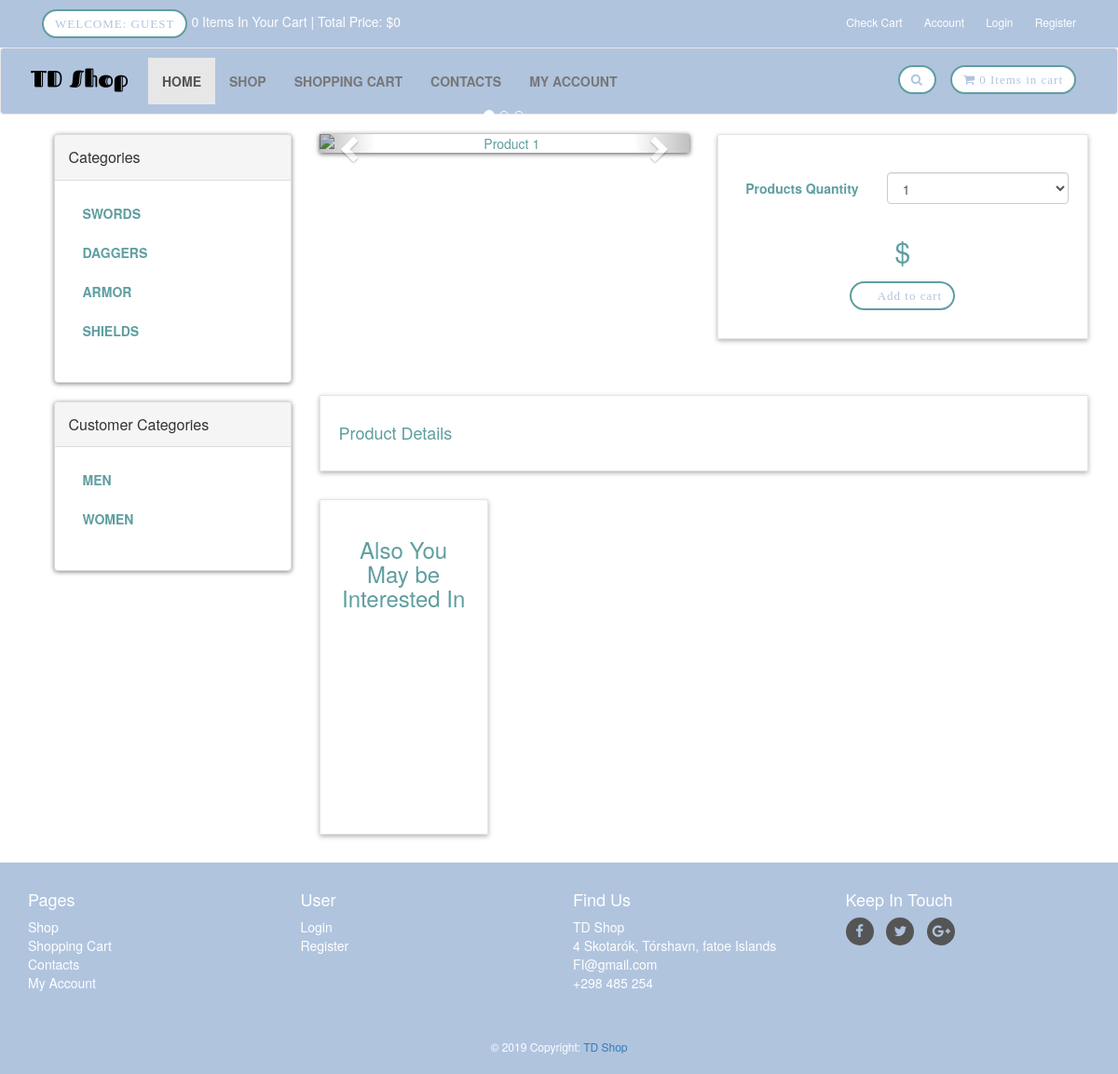
The page /details.php on the database as committed earlier.
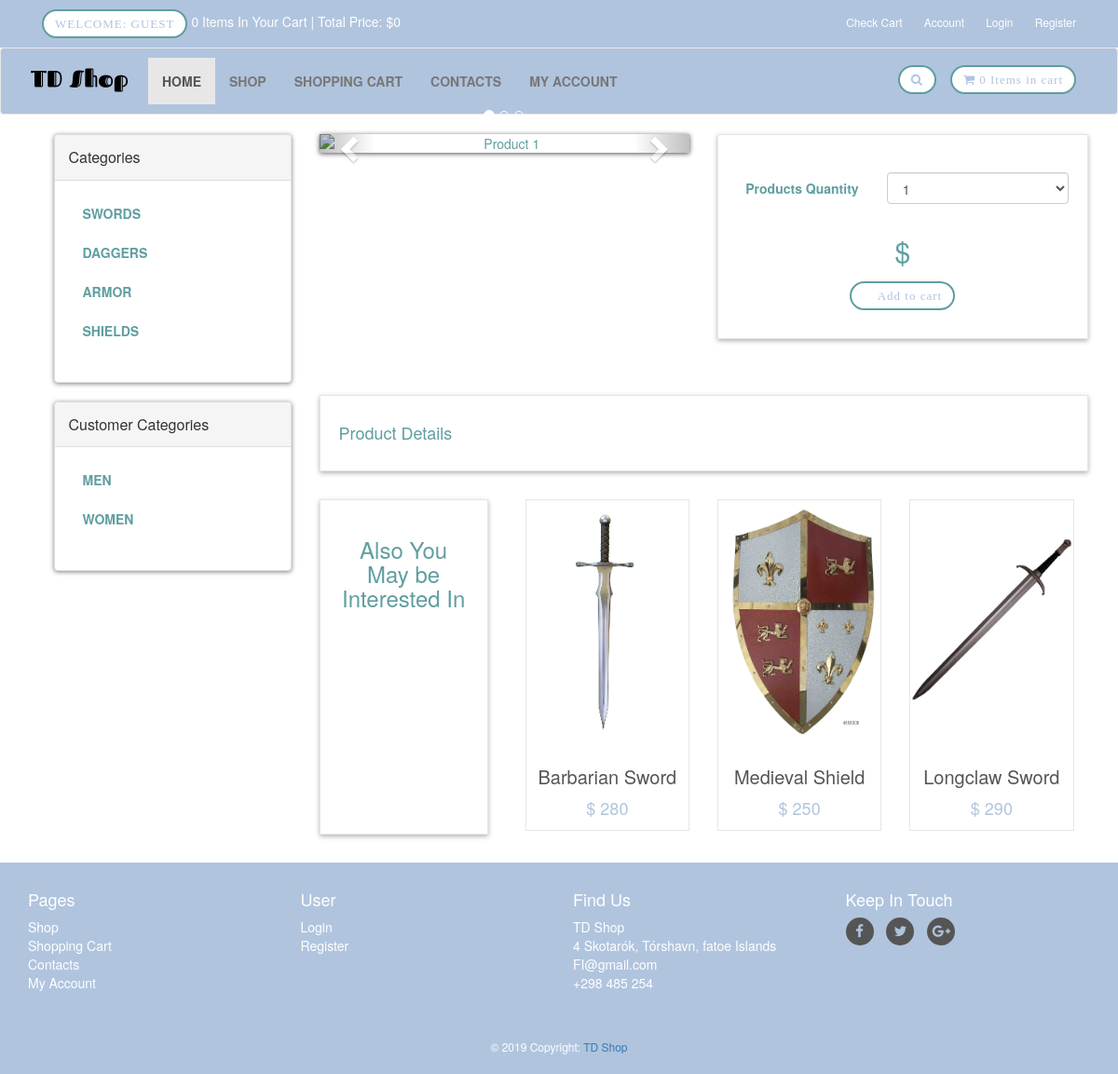
The same page on the database as committed later.
### tables this page shows
CREATE TABLE `product_categories` (
  `p_cat_id` int(10) NOT NULL,
  `p_cat_title` text NOT NULL,
  `p_cat_desc` text NOT NULL
);

CREATE TABLE `customer_categories` (
  `cat_id` int(10) NOT NULL,
  `cat_title` text NOT NULL,
  `cat_desc` text NOT NULL
);

CREATE TABLE `products` (
  `product_id` int(10) NOT NULL,
  `p_cat_id` int(10) NOT NULL,
  `cat_id` int(10) NOT NULL,
  `date` timestamp NOT NULL DEFAULT current_timestamp() ON UPDATE current_timestamp(),
  `product_title` text NOT NULL,
  `product_img1` text NOT NULL,
  `product_price` int(10) NOT NULL,
  `product_keywords` text NOT NULL,
  `product_desc` text NOT NULL
);

### details.php (the view, shortened to what the changed rows need)
<?php
include_once("functions/functions.php");
?>
<!DOCTYPE html>
<html lang="en">
<head>
    <link rel="stylesheet" href="styles/bootstrap-337.min.css">
    <link rel="stylesheet" href="font-awsome/css/font-awesome.min.css">
    <link rel="stylesheet" href="styles/style.css">
</head>
<body>
   <div id="content">
       <div class="container">
           <div class="col-md-3">
     <?php
      include("sidebar.php");
      ?>
           </div>
           <div class="col-md-9">
               <div id="row same-heigh-row">
                   <?php
                    $get_products = "select * from products order by rand() DESC LIMIT 0,3";
                    $run_products = mysqli_query($con,$get_products);
                   while($row_products=mysqli_fetch_array($run_products)){
                       $pro_id = $row_products['product_id'];
                       $pro_title = $row_products['product_title'];
                       $pro_img1 = $row_products['product_img1'];
                       $pro_price = $row_products['product_price'];
                       echo "
                        <div class='col-md-3 col-sm-6 center-responsive'>
                            <div class='product same-height'>
                                <a href='details.php?pro_id=$pro_id'>
                                    <img class='img-responsive' src='admin_area/product_images/$pro_img1'>
                                </a>
                                <div class='text'>
                                    <h3> <a href='details.php?pro_id=$pro_id'> $pro_title </a> </h3>
                                    <p class='price'> $ $pro_price </p>
                                </div>
                            </div>
                        </div>
                       ";
                   }
                   ?>
               </div>
           </div>
       </div>
   </div>
</body>
</html>

### functions/functions.php (shortened to what the changed rows need)
<?php
$db = mysqli_connect("localhost","root","","TD-Shop");
function getPCategories(){
    global $db;
    $get_p_cats = "select * from product_categories";
    $run_p_cats = mysqli_query($db,$get_p_cats);
    while($row_p_cats=mysqli_fetch_array($run_p_cats)){
        $p_cat_id = $row_p_cats['p_cat_id'];
        $p_cat_title = $row_p_cats['p_cat_title'];
        echo "
            <li>
                <a href='shop.php?p_cat=$p_cat_id'> $p_cat_title </a>
            </li>
        ";
    }
}
function getCategories(){
    global $db;
    $get_cats = "select * from customer_categories";
    $run_cats = mysqli_query($db,$get_cats);
    while($row_p_cats=mysqli_fetch_array($run_cats)){
        $cat_id = $row_p_cats['cat_id'];
        $cat_title = $row_p_cats['cat_title'];
        echo "
            <li>
                <a href='shop.php?cat=$cat_id'> $cat_title </a>
            </li>
        ";
    }
}
?>

Rows that differ between the two databases and show on the page:
added products: product_img1 (picture), product_title "Barbarian Sword", product_price "280"
added products: product_img1 (picture), product_title "Medieval Shield", product_price "250"
added products: product_img1 (picture), product_title "Longclaw Sword", product_price "290"
